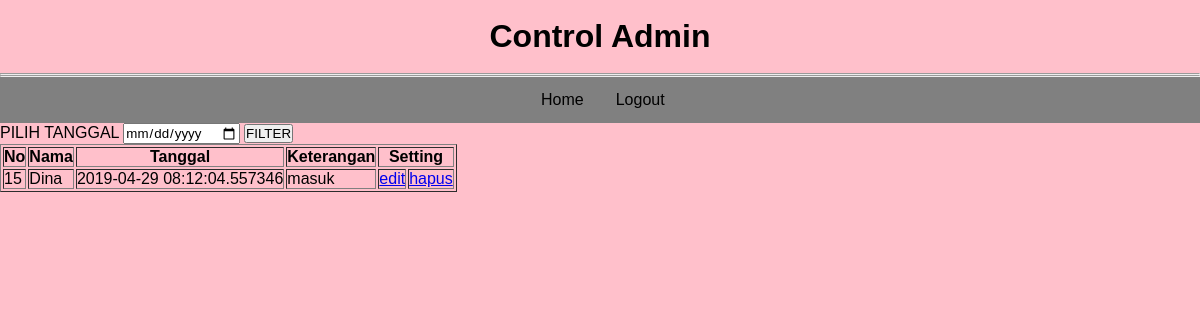
Screenshot of /indexadmin.php?tanggal=2019-04-29 08:12:04.557346 with the database file from the repository.
### tables this page shows
CREATE TABLE `absensi` (
  `id` int(4) NOT NULL,
  `nama` varchar(100) NOT NULL,
  `tanggal` timestamp(6) NOT NULL DEFAULT CURRENT_TIMESTAMP(6) ON UPDATE CURRENT_TIMESTAMP(6),
  `keterangan` varchar(50) NOT NULL
);

### indexadmin.php (the view, shortened to what this page needs)
<?php
include 'koneksi.php';
 ?>
<!DOCTYPE html>
<html lang="en">
<head>
</head>
<body>
    <div class="header">
        <br>
        <center><h1>Control Admin</h1></center><br><hr><hr>
        <center><ul>
        <li><a href="indexadmin.php">Home</a></li>
        <li><a href="Admin.php">Logout</a></li>
        </ul></center>
    </div>
    <form method="get">
            <label>PILIH TANGGAL</label>
            <input type="date" name="tanggal">
            <input type="submit" value="FILTER">
        </form>
    <table border="">
        <tr>
            <th>No</th>
            <th>Nama</th>
            <th>Tanggal</th>
            <th>Keterangan</th>
            <th  colspan="2">Setting</th>
        </tr>
<?php
            if(isset($_GET['tanggal'])){
                $tgl = $_GET['tanggal'];
                $sql = mysqli_query($koneksi,"SELECT * FROM absensi WHERE tanggal LIKE '$tgl%'");
            }else{
                $sql = mysqli_query($koneksi,"SELECT * FROM absensi");
            }
            while($row = mysqli_fetch_array($sql)){
            ?>
              <tr>
                 <td><?= $row['id']?></td>
                 <td><?= $row['nama'] ?></td>
                 <td><?= $row['tanggal'] ?></td>
                 <td><?= $row['keterangan'] ?></td>
                 <td><a href="edit.php?id=<?= $row['id']; ?>">edit</a></td>
                 <td><a href="hapus.php?id=<?= $row['id']; ?>">hapus</a></td>
             </tr>
            <?php
            }
            ?>
</body>
</html>

### indexadmin.php (style rules this page uses)
* { font-family: sans-serif; margin: 0%; padding: 0%; }
body { background-color: pink; }
ul { list-style-type: none; margin: 0; padding-left: 525px; overflow: hidden; background-color: grey; }
li { float: left; }
li a { display: block; color: black; text-align: center; padding: 14px 16px; text-decoration: none; }

### rows the page displays
absensi: id "15", nama "Dina", tanggal "2019-04-29 08:12:04.557346", keterangan "masuk"
